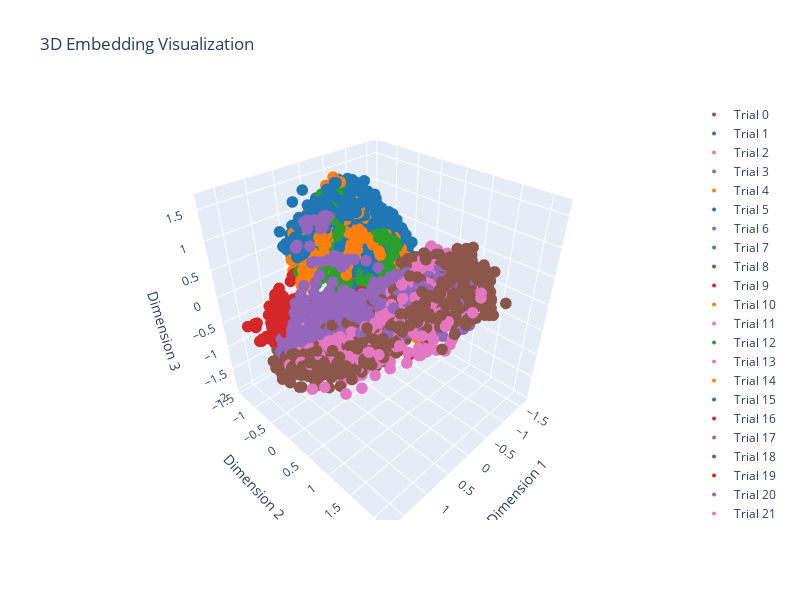

Source (notebook cell):
### Code cell
import plotly.graph_objects as go
import numpy as np
import matplotlib.pyplot as plt
fig = go.Figure()

id = 9
for i in range(max(all_trial_ids[id])):
    index = np.where(all_trial_ids[id] == i)[0]
    color_index = all_condition_labels[id][index[0]].numpy()
    
    # 获取颜色 (从tab10颜色映射中)
    color = plt.get_cmap('tab10')(color_index)
    color_rgba = f'rgba({int(color[0]*255)}, {int(color[1]*255)}, {int(color[2]*255)}, {color[3]})'
    
    # 添加三维散点轨迹
    fig.add_trace(go.Scatter3d(
        x=embeddings[id][index, 0],
        y=embeddings[id][index, 1],  # 使用第二个维度作为y轴
        z=embeddings[id][index, 2],  # 使用第三个维度作为z轴
        mode='markers',  # 同时显示点和线
        marker=dict(
            size=4,
            color=color_rgba,
        ),
        line=dict(
            color=color_rgba,
            width=2
        ),
        name=f'Trial {i}'
    ))

# 更新布局
fig.update_layout(
    title='3D Embedding Visualization',
    scene=dict(
        xaxis_title='Dimension 1',
        yaxis_title='Dimension 2',
        zaxis_title='Dimension 3'
    ),
    width=800,
    height=600
)

# 显示图形
fig.show()
